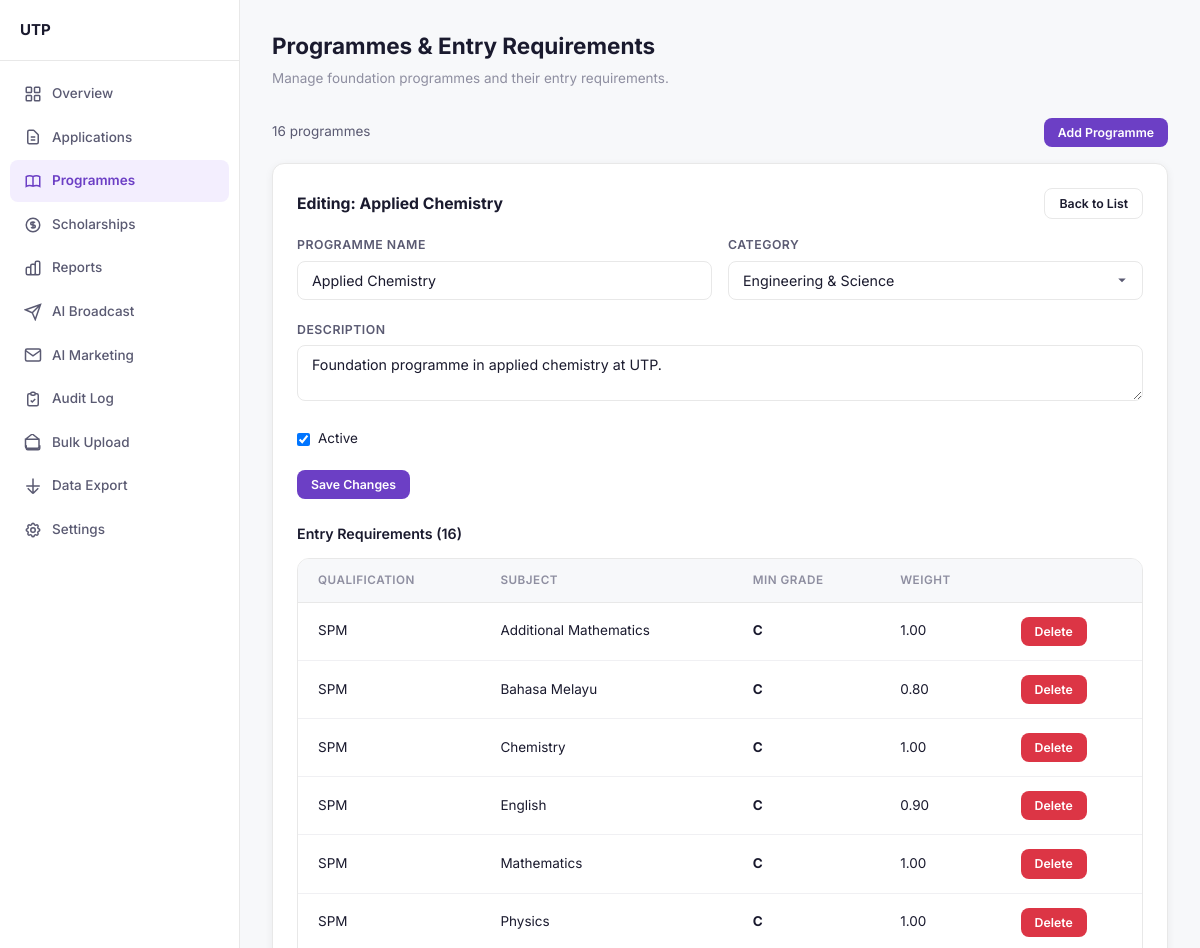
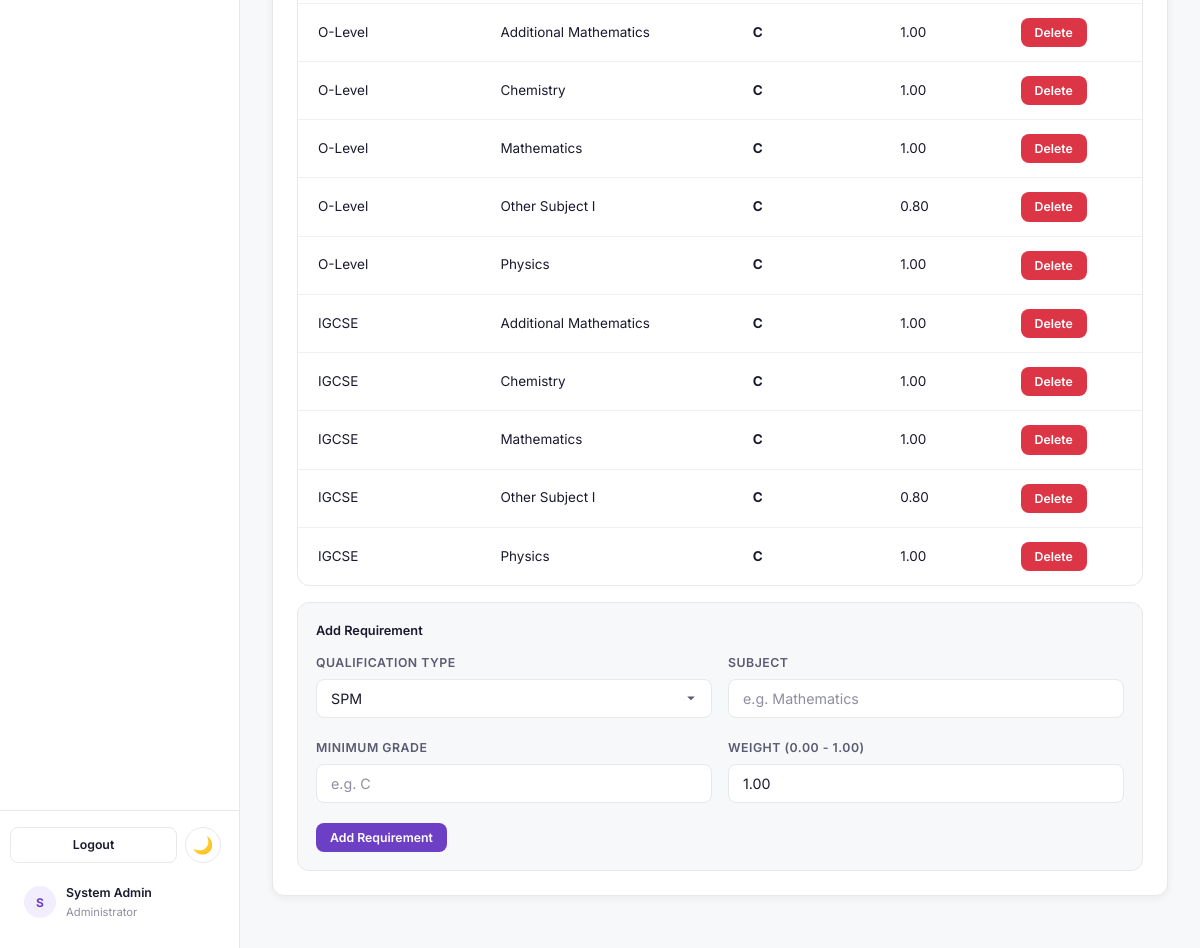
/admin/programmes.php?edit=9 (signed in), run on the app's committed database (2 pictures, top to bottom).
### tables this page shows
CREATE TABLE IF NOT EXISTS programmes (
    id INT AUTO_INCREMENT PRIMARY KEY,
    name VARCHAR(150) NOT NULL,
    category VARCHAR(100) NOT NULL,
    description TEXT,
    duration VARCHAR(50),
    foundation_fee DECIMAL(12,2) DEFAULT 0,
    undergraduate_fee DECIMAL(12,2) DEFAULT 0,
    stem_bonus TINYINT(1) DEFAULT 0,
    is_active TINYINT(1) DEFAULT 1,
    created_at TIMESTAMP DEFAULT CURRENT_TIMESTAMP
);

CREATE TABLE IF NOT EXISTS entry_requirements (
    id INT AUTO_INCREMENT PRIMARY KEY,
    programme_id INT NOT NULL,
    qual_type ENUM('SPM', 'O-Level', 'IGCSE') NOT NULL,
    subject VARCHAR(100) NOT NULL,
    min_grade VARCHAR(10) NOT NULL,
    weight DECIMAL(3,2) DEFAULT 1.00,
    FOREIGN KEY (programme_id) REFERENCES programmes(id) ON DELETE CASCADE
);

### admin/programmes.php (the view, shortened to what this page needs)
<?php
require_once __DIR__ . '/admin_header.php';
$db = getDB();
$programmes = $db->query("SELECT p.id, p.name, p.category, p.description, p.is_active, (SELECT COUNT(*) FROM entry_requirements er WHERE er.programme_id = p.id) as req_count FROM programmes p ORDER BY p.category, p.name")->fetchAll();
$editProg = null;
$editReqs = [];
if (isset($_GET['edit'])) {
    $editId = intval($_GET['edit']);
    $stmt = $db->prepare("SELECT id, name, category, description, is_active FROM programmes WHERE id = ?");
    $stmt->execute([$editId]);
    $editProg = $stmt->fetch();
    if ($editProg) {
        $stmt = $db->prepare("SELECT id, programme_id, qual_type, subject, min_grade, weight FROM entry_requirements WHERE programme_id = ? ORDER BY qual_type, subject");
        $stmt->execute([$editId]);
        $editReqs = $stmt->fetchAll();
    }
}
?>
<div class="page-header">
    <h1>Programmes & Entry Requirements</h1>
    <p>Manage foundation programmes and their entry requirements.</p>
</div>
<div class="flex-between mb-4">
    <span style="font-size:0.9rem; color:var(--text-secondary);"><?= count($programmes) ?> programmes</span>
    <button data-modal-target="add_programme_modal" class="btn btn-purple btn-sm">Add Programme</button>
</div>
<?php if ($editProg): ?>
<div class="card mb-6">
    <div class="flex-between mb-4">
        <h3 style="font-size:1.05rem;">Editing: <?= htmlspecialchars($editProg['name']) ?></h3>
        <a href="/admin/programmes.php" class="btn btn-outline btn-sm">Back to List</a>
    </div>
    <form method="POST" style="margin-bottom:24px;">
        <div class="form-row">
            <div class="form-group">
                <label class="form-label">Programme Name</label>
                <input type="text" name="name" class="form-input admin-focus" value="<?= htmlspecialchars($editProg['name']) ?>" required>
            </div>
            <div class="form-group">
                <label class="form-label">Category</label>
                <select name="category" class="form-select" required>
                    <option value="Engineering & Science" <?= $editProg['category'] === 'Engineering & Science' ? 'selected' : '' ?>>Engineering & Science</option>
                </select>
            </div>
        </div>
        <div class="form-group">
            <label class="form-label">Description</label>
            <textarea name="description" class="form-input admin-focus" rows="2"><?= htmlspecialchars($editProg['description']) ?></textarea>
        </div>
        <div class="form-group">
            <label style="display:flex; align-items:center; gap:8px; font-size:0.9rem; cursor:pointer;">
                <input type="checkbox" name="is_active" <?= $editProg['is_active'] ? 'checked' : '' ?>> Active
            </label>
        </div>
        <button type="submit" class="btn btn-purple btn-sm">Save Changes</button>
    </form>
    <h4 style="font-size:0.95rem; font-weight:600; margin-bottom:12px;">Entry Requirements (<?= count($editReqs) ?>)</h4>
    <?php if (!empty($editReqs)): ?>
    <div class="table-wrap mb-4">
        <table>
            <thead><tr><th>Qualification</th><th>Subject</th><th>Min Grade</th><th>Weight</th><th></th></tr></thead>
            <tbody>
            <?php foreach ($editReqs as $req): ?>
                <tr>
                    <td><?= htmlspecialchars($req['qual_type']) ?></td>
                    <td><?= htmlspecialchars($req['subject']) ?></td>
                    <td><strong><?= htmlspecialchars($req['min_grade']) ?></strong></td>
                    <td><?= $req['weight'] ?></td>
                    <td>
                        <form method="POST" style="display:inline;" onsubmit="return confirm('Delete this requirement?')">
                            <button type="submit" class="btn btn-danger btn-sm">Delete</button>
                        </form>
                    </td>
                </tr>
            <?php endforeach; ?>
            </tbody>
        </table>
    </div>
    <?php endif; ?>
    <form method="POST" class="card card-flat" style="background:var(--bg-page); padding:18px;">
        <h5 style="font-size:0.85rem; font-weight:600; margin-bottom:12px;">Add Requirement</h5>
        <div class="form-row">
            <div class="form-group">
                <label class="form-label">Qualification Type</label>
                <select name="qual_type" class="form-select" required>
                    <option value="SPM">SPM</option>
                </select>
            </div>
            <div class="form-group">
                <label class="form-label">Subject</label>
                <input type="text" name="subject" class="form-input admin-focus" placeholder="e.g. Mathematics" required>
            </div>
        </div>
        <div class="form-row">
            <div class="form-group">
                <label class="form-label">Minimum Grade</label>
                <input type="text" name="min_grade" class="form-input admin-focus" placeholder="e.g. C" required>
            </div>
            <div class="form-group">
                <label class="form-label">Weight (0.00 - 1.00)</label>
                <input type="number" name="weight" class="form-input admin-focus" value="1.00" min="0" max="1" step="0.05" required>
            </div>
        </div>
        <button type="submit" class="btn btn-purple btn-sm">Add Requirement</button>
    </form>
</div>
<?php endif; ?>
<?php require_once __DIR__ . '/admin_footer.php'; ?>

### assets/css/style.css (style rules this page uses)
*, *::before, *::after { margin: 0; padding: 0; box-sizing: border-box; }
:root { --orange: #e8630a; --orange-hover: #cf5800; --orange-light: #fff4ec; --orange-badge: #fef0e6; --purple: #6c3fc5; --purple-hover: #5a32a3; --purple-light: #f3eefe; --purple-badge: #ece5f9; --text: #1a1a2e; --text-secondary: #5a5a72; --text-muted: #8e8ea0; --bg: #ffffff; --bg-page: #f7f8fa; --border: #e8e8e8; --border-light: #f0f0f3; --card-shadow: 0 2px 8px rgba(0,0,0,0.06); --card-shadow-hover: 0 4px 16px rgba(0,0,0,0.1); --green: #22a867; --green-bg: #edfaf3; --yellow: #e6a817; --yellow-bg: #fef9ea; --red: #dc3545; --red-bg: #fef0f1; --blue: #3b82f6; --blue-bg: #eff6ff; --radius: 8px; --radius-lg: 12px; --font: 'Inter', -apple-system, BlinkMacSystemFont, sans-serif; }
html { font-size: 15px; }
body { font-family: var(--font); color: var(--text); background: var(--bg-page); line-height: 1.6; -webkit-font-smoothing: antialiased; }
a { color: inherit; text-decoration: none; }
button, input, select, textarea { font-family: inherit; font-size: inherit; }
.btn { display: inline-flex; align-items: center; justify-content: center; gap: 8px; padding: 10px 20px; border-radius: var(--radius); font-weight: 600; font-size: 0.9rem; border: none; cursor: pointer; transition: all 0.2s; text-decoration: none; line-height: 1.4; }
.btn-purple { background: var(--purple); color: #fff; }
.btn-outline { background: transparent; border: 1.5px solid var(--border); color: var(--text); }
.btn-danger { background: var(--red); color: #fff; }
.btn-sm { padding: 6px 14px; font-size: 0.82rem; }
.card { background: var(--bg); border: 1px solid var(--border); border-radius: var(--radius-lg); padding: 24px; box-shadow: var(--card-shadow); transition: box-shadow 0.2s; }
.card-flat { box-shadow: none; }
.form-group { margin-bottom: 20px; }
.form-label { display: block; font-size: 0.82rem; font-weight: 600; color: var(--text-secondary); text-transform: uppercase; letter-spacing: 0.5px; margin-bottom: 6px; }
.form-input { width: 100%; padding: 10px 14px; border: 1.5px solid var(--border); border-radius: var(--radius); font-size: 0.95rem; color: var(--text); background: var(--bg); transition: border-color 0.2s; outline: none; }
.form-input::placeholder { color: var(--text-muted); }
.form-row { display: grid; grid-template-columns: 1fr 1fr; gap: 16px; }
.form-select { width: 100%; padding: 10px 14px; border: 1.5px solid var(--border); border-radius: var(--radius); font-size: 0.95rem; color: var(--text); background: var(--bg); outline: none; cursor: pointer; appearance: none; background-repeat: no-repeat; background-position: right 14px center; }
.table-wrap { background: var(--bg); border: 1px solid var(--border); border-radius: var(--radius-lg); overflow-x: auto; -webkit-overflow-scrolling: touch; }
.table-wrap table { width: 100%; border-collapse: collapse; }
.table-wrap th { text-align: left; padding: 12px 20px; font-size: 0.78rem; font-weight: 600; color: var(--text-muted); text-transform: uppercase; letter-spacing: 0.5px; border-bottom: 1px solid var(--border); background: var(--bg-page); }
.table-wrap td { padding: 14px 20px; font-size: 0.9rem; border-bottom: 1px solid var(--border-light); }
.table-wrap tr:last-child td { border-bottom: none; }
.page-header { margin-bottom: 28px; }
.page-header h1 { font-size: 1.5rem; font-weight: 700; color: var(--text); }
.page-header p { color: var(--text-muted); font-size: 0.9rem; margin-top: 4px; }
.mb-4 { margin-bottom: 16px; }
.mb-6 { margin-bottom: 24px; }
.flex-between { display: flex; justify-content: space-between; align-items: center; }

### assets/css/dark-mode.css (style rules this page uses)
body, .navbar, .sidebar, .card, .admin-card, input, select, textarea, .btn { transition: background-color 0.3s ease, color 0.3s ease, border-color 0.3s ease; }

### data on the page
programmes: name "Applied Chemistry", category "Engineering & Science", description "Foundation programme in applied chemistry at UTP.", is_active "☑"
entry_requirements: qual_type "SPM", subject "Additional Mathematics", min_grade "C", weight "1.00"
entry_requirements: qual_type "SPM", subject "Bahasa Melayu", min_grade "C", weight "0.80"
entry_requirements: qual_type "SPM", subject "Chemistry", min_grade "C", weight "1.00"
entry_requirements: qual_type "SPM", subject "English", min_grade "C", weight "0.90"
entry_requirements: qual_type "SPM", subject "Mathematics", min_grade "C", weight "1.00"
entry_requirements: qual_type "SPM", subject "Physics", min_grade "C", weight "1.00"
entry_requirements: qual_type "O-Level", subject "Additional Mathematics", min_grade "C", weight "1.00"
entry_requirements: qual_type "O-Level", subject "Chemistry", min_grade "C", weight "1.00"
entry_requirements: qual_type "O-Level", subject "Mathematics", min_grade "C", weight "1.00"
entry_requirements: qual_type "O-Level", subject "Other Subject I", min_grade "C", weight "0.80"
entry_requirements: qual_type "O-Level", subject "Physics", min_grade "C", weight "1.00"
entry_requirements: qual_type "IGCSE", subject "Additional Mathematics", min_grade "C", weight "1.00"
entry_requirements: qual_type "IGCSE", subject "Chemistry", min_grade "C", weight "1.00"
entry_requirements: qual_type "IGCSE", subject "Mathematics", min_grade "C", weight "1.00"
entry_requirements: qual_type "IGCSE", subject "Other Subject I", min_grade "C", weight "0.80"
entry_requirements: qual_type "IGCSE", subject "Physics", min_grade "C", weight "1.00"

### other printed values
$initials "S"
$currentUser['full_name'] "System Admin"
count($programmes) "16"
count($editReqs) "16"
